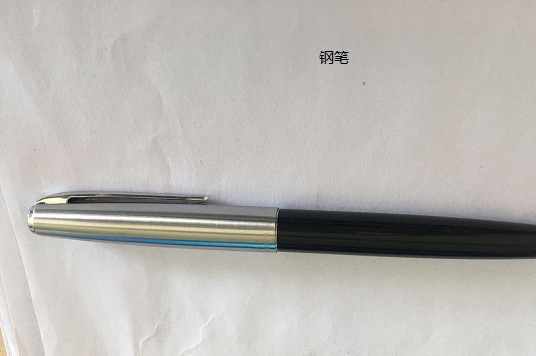
%> input picture image forgery/hxj/CFA/2.jpg, 536 x 356 px
$ octave --eval "result = CFAloc(imread('2.jpg'));"   (GNU Octave 9; MATLAB toolbox functions it lacks are replaced by stand-ins)
%> lines starting %> are read from the running program, lines starting %| are printed output that depends on the picture
### image forgery/hxj/CFA/prediction.m


function [pred_error] = prediction(im)

% predictor with a bilinear kernel
Hpred = [ 0,   -1,    0;
          -1,  4,    -1;
          0,   -1,    0 ];

pred_error = imfilter(double(im),double(Hpred));

return

### image forgery/hxj/CFA/getVarianceMap.m


function [var_map,var_map_interpolated] = getVarianceMap(im,Bayer,dim)

% 以Bayer为模版扩大纬度, pattern 和图像大小相同 pattern的作用是 将采样信号和插值信号分开
pattern = kron(ones(dim(1)/2,dim(2)/2), Bayer);

window = gaussian_window();

% 归一化
mc = sum(sum(window));% 高斯核的系数
window_mean = window./mc;% 归一化
vc = 1 - (sum(sum((window.^2)))); %无偏比例因子

%  variance of acquired pixels
acquired = im.*(pattern);%把采样信号抽离出来
mean_map_acquired = imfilter(acquired,window_mean,'replicate').*pattern;%高斯滤波后抽离采样区域信号 结果为预测误差局部加权均值
sqmean_map_acquired = imfilter(acquired.^2,window_mean,'replicate').*pattern;%高斯滤波抽离采样区域信号
var_map_acquired =  (sqmean_map_acquired - (mean_map_acquired.^2))/vc;   % 局部加权方差

%  variance of interpolated pixels
interpolated = im.*(1-pattern);
mean_map_interpolated = imfilter(interpolated,window_mean,'replicate').*(1-pattern); %高斯滤波
sqmean_map_interpolated = imfilter(interpolated.^2,window_mean,'replicate').*(1-pattern); %高斯滤波
var_map_interpolated = (sqmean_map_interpolated - (mean_map_interpolated.^2))/vc;% 局部加权方差

var_map = var_map_acquired + var_map_interpolated;

return

### image forgery/hxj/CFA/getFeature.m


function [statistics] = getFeature(var_map,Bayer)

% logical 把所有的非零变成1 零变成逻辑0
% sigma() 下标索引
% prod 计算数组元素的连乘积
% func 在模版Bayer下 采样信号的连乘积/插值信号的连乘积


func = @(x) (sqrt(prod(x(logical(Bayer)))))/(sqrt(prod(x(not(logical(Bayer))))));

statistics = blkproc(var_map,[2 2],func);


return

### image forgery/hxj/CFA/EMGaussianZM.m

function [mu1,v1,v2] = EMGaussianZM(x)
%
% estimate Gaussian mixture parameters from data x with EM algorithm
% assume x distributed as alpha * N(0,v1) + (1 - alpha) * N(mu2, v2)
% 绝对误差限
tol = 1e-3;
% 最大迭代次数
max_iter = 500;
% 初始化像素参数
alpha = 0.5;
mu1 = mean(x);
v2 = var(x);
v1 = v2/10;
alpha_old = 1;
k = 1;
while abs(alpha - alpha_old) > tol && k < max_iter
    alpha_old = alpha;
    k = k + 1;
    % expectation E步 根据当前的参数计算后验概率
    f1 = alpha * exp(-x.^2/2/v1)/sqrt(v1);
    f2 = (1 - alpha) * exp(-(x - mu1).^2/2/v2)/sqrt(v2);
    alpha1 = f1 ./ (f1 + f2);
    alpha2 = f2 ./ (f1 + f2);
    % maximization M步 根据E步中计算的后验概率再计算新的参数
    alpha = mean(alpha1);
    v1 = sum(alpha1 .* x.^2) / sum(alpha1);
    mu1 = sum(alpha2 .* x) / sum(alpha2);
    v2 = sum(alpha2 .* (x - mu1).^2) / sum(alpha2);
end

return

### image forgery/hxj/CFA/MoGEstimationZM.m


function [mu,sigma] = MoGEstimationZM (statistics)

% Expectation Maximization Algorithm with Zero-Mean forced first component
% NaN and Inf management

statistics(isnan(statistics)) = 1;
data = log(statistics(:));
data = data(not(isinf(data)|isnan(data)));


% E/M algorithm

[mu1,v1,v2] = EMGaussianZM(data);

% 篡改后的图像mu值更大
mu= [mu1 ; 0];

sigma = sqrt([v2; v1]);

return

### image forgery/hxj/CFA/loglikelihood.m


function [L] = loglikelihood(statistics, mu, sigma)

% Loglikelihood map
min = 1e-320;
max = 1e304;

statistics(isnan(statistics))=1;
statistics(isinf(statistics))=max;
statistics(statistics == 0) = min;

mu1=mu(1);
mu2=mu(2);

sigma1=sigma(1);
sigma2=sigma(2);

% log-likelihood 特征矩阵
L = 0.5.*((((log(statistics) - mu1).^2)/sigma1^2)...
    -0.5*(((log(statistics) - mu2).^2)/sigma2^2));

return

### image forgery/hxj/CFA/gaussian_window.m


function [window]=gaussian_window()

% window length
N_window=7;
sigma=1;
% 生成范围(-2,2) 以2/3为步长的矩阵
[x, y] = meshgrid(-(ceil(sigma*2)):4*sigma/(N_window-1):ceil(sigma*2));

% 高斯窗函数
window = (1/(2*pi*sigma^2)).*exp(-0.5.*(x.^2+y.^2)./sigma^2);

return

### image forgery/hxj/CFA/CFAloc.m

function [map,stat1] = CFAloc(im1)

% Pattern of CFA on green channel
Bayer = [0, 1;
         1, 0];

% 取绿色通道
im1 = im1(:,:,2);

% 获取图像的宽度和高度
dim1 = size(im1);

% 插值
pre1 = prediction(im1);

% 采集像素和内插像素的局部变化
[var_map1,] = getVarianceMap(pre1, Bayer, dim1);

% 提取特征
stat1 = getFeature(var_map1, Bayer);

% GMM模型参数估计
[mu, sigma] = MoGEstimationZM(stat1);

% 对数似然图 对统计的特征进行分类
loglikelihood_map = loglikelihood(stat1, mu, sigma);

% 对似然图进行中值滤波
func = @(x) sum(x(:));
log_L_cum = blkproc(loglikelihood_map,[3 3],func);
map = medfilt2(log_L_cum,[3 3]);

return
%> in prediction, `pred_error = imfilter(double(im),double(Hpred));`:
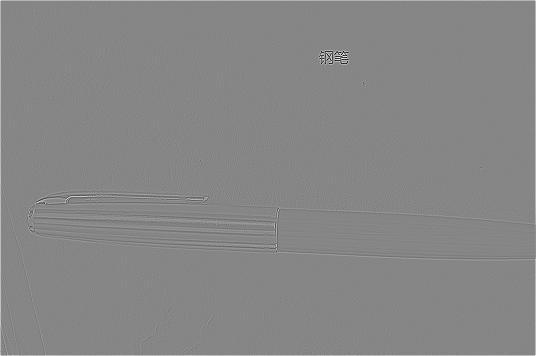
%> pred_error: size 356x536 double; min -539, max 486, mean 1.8; drawn with min black and max white
%> in getVarianceMap, `mean_map_acquired = imfilter(acquired,window_mean,'replicate').*pattern;`:
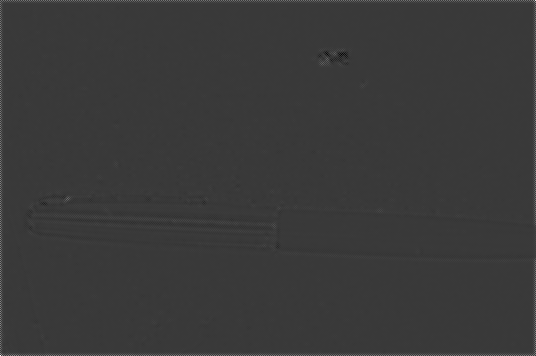
%> mean_map_acquired: size 356x536 double; min -55.94, max 190.3, mean 0.5; drawn with min black and max white
%> in getVarianceMap, `sqmean_map_acquired = imfilter(acquired.^2,window_mean,'replicate').*p..`:
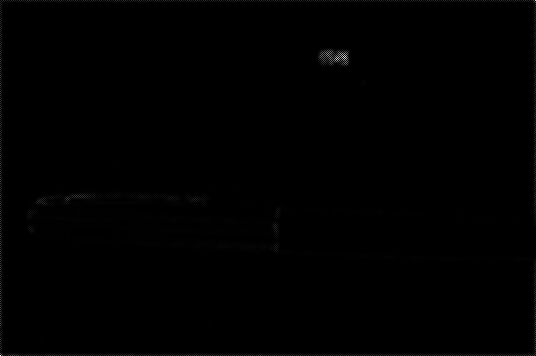
%> sqmean_map_acquired: size 356x536 double; min 0, max 70650.8, mean 201.7; drawn with min black and max white
%> in getFeature, `statistics = blkproc(var_map,[2 2],func);`:
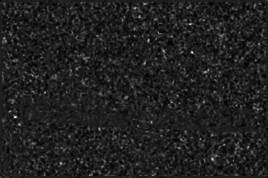
%> statistics: size 178x268 double; min 0.127, max 7.52, mean 1.09; drawn with min black and max white
%> in EMGaussianZM, `mu1 = mean(x);`: mu1 = -0.00012
%> in EMGaussianZM, `v2 = var(x);`: v2 = 0.168
%> in EMGaussianZM, `v1 = v2/10;`: v1 = 0.0168
%> the loop in EMGaussianZM, `while abs(alpha - alpha_old) > tol && k < max_iter` made 13 passes
%> (alpha_old, alpha, v1, mu1, v2) on passes 2 to 13: (0.378, 0.348, 0.0256, -0.000705, 0.245), (0.348, 0.331, 0.0281, -0.000704, 0.238), (0.331, 0.32, 0.0298, -0.000703, 0.234), (0.32, 0.313, 0.0311, -0.000703, 0.231), (0.313, 0.308, 0.032, -0.000703, 0.229), (0.308, 0.304, 0.0327, -0.000702, 0.227), (0.304, 0.301, 0.0332, -0.000701, 0.226), (0.301, 0.299, 0.0336, -0.000699, 0.226), (0.299, 0.297, 0.0339, -0.000698, 0.225), (0.297, 0.295, 0.034, -0.000696, 0.225), (0.295, 0.294, 0.0342, -0.000694, 0.224), (0.294, 0.293, 0.0342, -0.000692, 0.224)
%> (alpha, v1, mu1, v2) on pass 1: (0.378, 0.0223, -0.000702, 0.257)
%> after the loop in EMGaussianZM, `while abs(alpha - alpha_old) > tol && k < max_iter`: k = 14
%> in MoGEstimationZM, `[mu1,v1,v2] = EMGaussianZM(data);`: mu1 = -0.000692; v1 = 0.0342; v2 = 0.224
%> in MoGEstimationZM, `mu= [mu1 ; 0];`: mu = [-0.000692; 0]
%> in MoGEstimationZM, `sigma = sqrt([v2; v1]);`: sigma = [0.473; 0.185]
%> in CFAloc, `[mu, sigma] = MoGEstimationZM(stat1);`: mu = [-0.000692; 0]; sigma = [0.473; 0.185]
%> in loglikelihood, `mu2=mu(2);`: mu2 = 0
%> in loglikelihood, `sigma1=sigma(1);`: sigma1 = 0.473
%> in loglikelihood, `sigma2=sigma(2);`: sigma2 = 0.185
%> in loglikelihood, `L = 0.5.*((((log(statistics) - mu1).^2)/sigma1^2) -0.5*(((log(statisti..`:
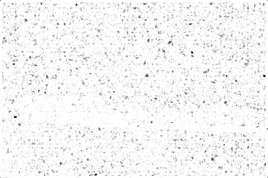
%> L: size 178x268 double; min -21.66, max 1.54e-06, mean -0.853; drawn with min black and max white
%> in CFAloc, `log_L_cum = blkproc(loglikelihood_map,[3 3],func);`:
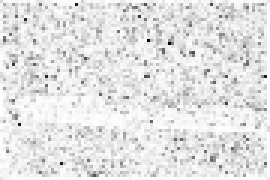
%> log_L_cum: size 60x90 double (shown 3 times larger); min -70.71, max -0.000107, mean -7.53; drawn with min black and max white
%> in CFAloc, `map = medfilt2(log_L_cum,[3 3]);`:
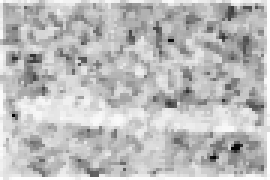
%> map: size 60x90 double (shown 3 times larger); min -22.24, max 0, mean -5.78; drawn with min black and max white
